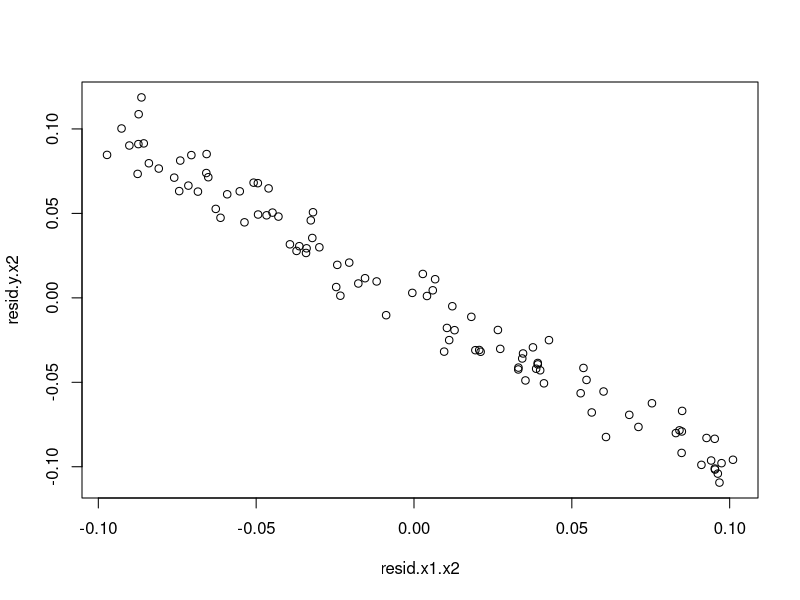
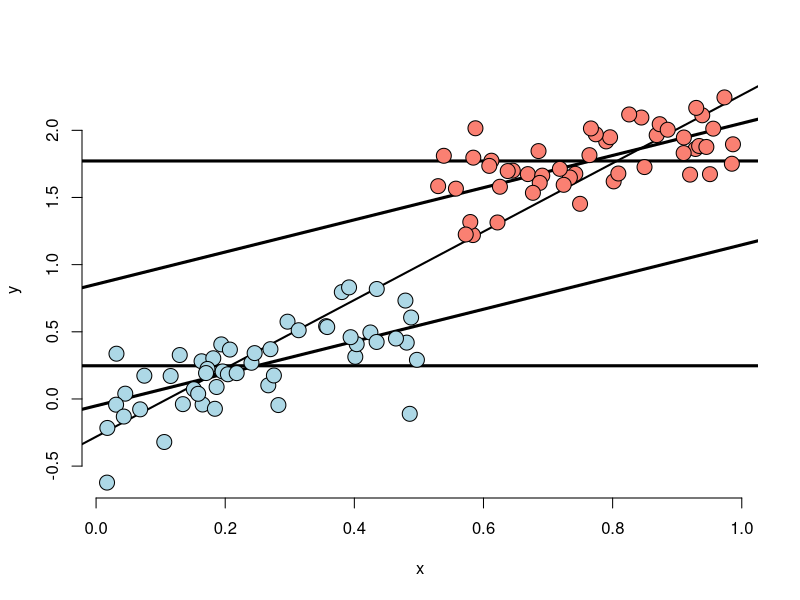
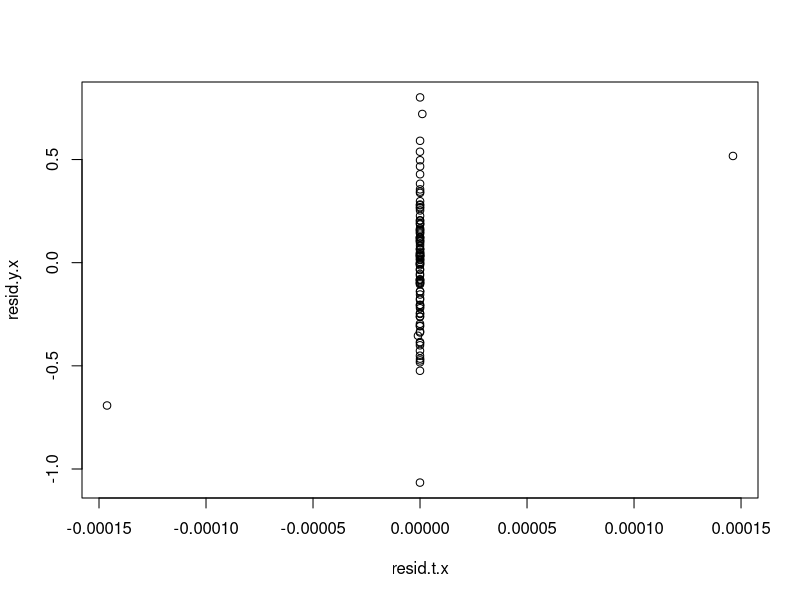

Reproduce these figures in R, in order.
n = 100; x2 <- 1 : n; x1 = .01 * x2 + runif(n, -.1, .1); y = -x1 + x2 + rnorm(n,sd = .01)
summary(lm(y ~ x1))$coef
summary(lm(y ~ x1 + x2))$coef

lr.x1.x2 <- lm(x1~x2)
lr.y.x2 <- lm(y~x2)

resid.x1.x2 <- resid(lr.x1.x2)
resid.y.x2 <- resid(lr.y.x2)

plot(resid.x1.x2,resid.y.x2)


n <- 100; t <- rep(c(0, 1), c(n/2, n/2)); x <- c(runif(n/2)/2, (runif(n/2)/2)+0.5);
beta0 <- 0; beta1 <- 1; beta2 <- 0; tau <- 1; sigma <- .2
y <- beta0 + x * beta1 + t * tau + x*t*beta2 +  rnorm(n, sd = sigma)

plot(x, y, type = "n", frame = FALSE)
abline(lm(y ~ x), lwd = 2)
abline(h = mean(y[1 : (n/2)]), lwd = 3)
abline(h = mean(y[(n/2 + 1) : n]), lwd = 3)
fit <- lm(y ~ x + t)
abline(coef(fit)[1], coef(fit)[2], lwd = 3)
abline(coef(fit)[1] + coef(fit)[3], coef(fit)[2], lwd = 3)
points(x[1 : (n/2)], y[1 : (n/2)], pch = 21, col = "black", bg = "lightblue", cex = 2)
points(x[(n/2 + 1) : n], y[(n/2 + 1) : n], pch = 21, col = "black", bg = "salmon", cex = 2)

summary(lm(y~factor(t)))
summary(lm(y~factor(t)+x))

lr.t.x <- glm(factor(t)~x,family="binomial")
lr.y.x <- lm(y~x)

resid.t.x <- resid(lr.t.x)
resid.y.x <- resid(lr.y.x)

plot(resid.t.x,resid.y.x)
